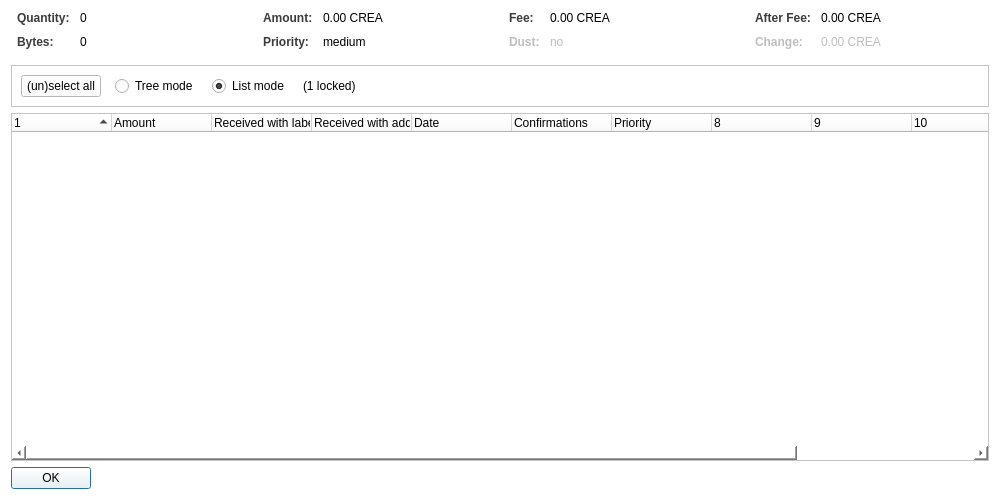
<?xml version="1.0" encoding="UTF-8"?>
<ui version="4.0">
 <class>CoinControlDialog</class>
 <widget class="QDialog" name="CoinControlDialog">
  <property name="geometry">
   <rect>
    <x>0</x>
    <y>0</y>
    <width>1000</width>
    <height>500</height>
   </rect>
  </property>
  <property name="windowTitle">
   <string>Coin Selection</string>
  </property>
  <property name="styleSheet">
   <string notr="true">background-color: rgb(255, 255, 255);</string>
  </property>
  <layout class="QVBoxLayout" name="verticalLayout">
   <item>
    <layout class="QHBoxLayout" name="horizontalLayoutTop" stretch="0,0,0,0">
     <property name="topMargin">
      <number>0</number>
     </property>
     <property name="bottomMargin">
      <number>10</number>
     </property>
     <item>
      <layout class="QFormLayout" name="formLayoutCoinControl1">
       <property name="horizontalSpacing">
        <number>10</number>
       </property>
       <property name="verticalSpacing">
        <number>10</number>
       </property>
       <property name="leftMargin">
        <number>6</number>
       </property>
       <property name="rightMargin">
        <number>6</number>
       </property>
       <item row="0" column="0">
        <widget class="QLabel" name="labelCoinControlQuantityText">
         <property name="font">
          <font>
           <weight>75</weight>
           <bold>true</bold>
          </font>
         </property>
         <property name="styleSheet">
          <string notr="true">color: rgb(59, 59, 60);</string>
         </property>
         <property name="text">
          <string>Quantity:</string>
         </property>
        </widget>
       </item>
       <item row="0" column="1">
        <widget class="QLabel" name="labelCoinControlQuantity">
         <property name="cursor">
          <cursorShape>IBeamCursor</cursorShape>
         </property>
         <property name="contextMenuPolicy">
          <enum>Qt::ActionsContextMenu</enum>
         </property>
         <property name="text">
          <string notr="true">0</string>
         </property>
         <property name="textInteractionFlags">
          <set>Qt::LinksAccessibleByMouse|Qt::TextSelectableByKeyboard|Qt::TextSelectableByMouse</set>
         </property>
        </widget>
       </item>
       <item row="1" column="0">
        <widget class="QLabel" name="labelCoinControlBytesText">
         <property name="font">
          <font>
           <weight>75</weight>
           <bold>true</bold>
          </font>
         </property>
         <property name="styleSheet">
          <string notr="true">color: rgb(59, 59, 60);</string>
         </property>
         <property name="text">
          <string>Bytes:</string>
         </property>
        </widget>
       </item>
       <item row="1" column="1">
        <widget class="QLabel" name="labelCoinControlBytes">
         <property name="cursor">
          <cursorShape>IBeamCursor</cursorShape>
         </property>
         <property name="contextMenuPolicy">
          <enum>Qt::ActionsContextMenu</enum>
         </property>
         <property name="text">
          <string notr="true">0</string>
         </property>
         <property name="textInteractionFlags">
          <set>Qt::LinksAccessibleByMouse|Qt::TextSelectableByKeyboard|Qt::TextSelectableByMouse</set>
         </property>
        </widget>
       </item>
      </layout>
     </item>
     <item>
      <layout class="QFormLayout" name="formLayoutCoinControl2">
       <property name="horizontalSpacing">
        <number>10</number>
       </property>
       <property name="verticalSpacing">
        <number>10</number>
       </property>
       <property name="leftMargin">
        <number>6</number>
       </property>
       <property name="rightMargin">
        <number>6</number>
       </property>
       <item row="0" column="0">
        <widget class="QLabel" name="labelCoinControlAmountText">
         <property name="font">
          <font>
           <weight>75</weight>
           <bold>true</bold>
          </font>
         </property>
         <property name="styleSheet">
          <string notr="true">color:rgb(59, 59, 60)</string>
         </property>
         <property name="text">
          <string>Amount:</string>
         </property>
        </widget>
       </item>
       <item row="0" column="1">
        <widget class="QLabel" name="labelCoinControlAmount">
         <property name="cursor">
          <cursorShape>IBeamCursor</cursorShape>
         </property>
         <property name="contextMenuPolicy">
          <enum>Qt::ActionsContextMenu</enum>
         </property>
         <property name="text">
          <string notr="true">0.00 CREA</string>
         </property>
         <property name="textInteractionFlags">
          <set>Qt::LinksAccessibleByMouse|Qt::TextSelectableByKeyboard|Qt::TextSelectableByMouse</set>
         </property>
        </widget>
       </item>
       <item row="1" column="0">
        <widget class="QLabel" name="labelCoinControlPriorityText">
         <property name="font">
          <font>
           <weight>75</weight>
           <bold>true</bold>
          </font>
         </property>
         <property name="styleSheet">
          <string notr="true">color: rgb(59, 59, 60);</string>
         </property>
         <property name="text">
          <string>Priority:</string>
         </property>
        </widget>
       </item>
       <item row="1" column="1">
        <widget class="QLabel" name="labelCoinControlPriority">
         <property name="cursor">
          <cursorShape>IBeamCursor</cursorShape>
         </property>
         <property name="contextMenuPolicy">
          <enum>Qt::ActionsContextMenu</enum>
         </property>
         <property name="text">
          <string notr="true">medium</string>
         </property>
         <property name="textInteractionFlags">
          <set>Qt::LinksAccessibleByMouse|Qt::TextSelectableByKeyboard|Qt::TextSelectableByMouse</set>
         </property>
        </widget>
       </item>
      </layout>
     </item>
     <item>
      <layout class="QFormLayout" name="formLayoutCoinControl3">
       <property name="horizontalSpacing">
        <number>10</number>
       </property>
       <property name="verticalSpacing">
        <number>10</number>
       </property>
       <property name="leftMargin">
        <number>6</number>
       </property>
       <property name="rightMargin">
        <number>6</number>
       </property>
       <item row="0" column="0">
        <widget class="QLabel" name="labelCoinControlFeeText">
         <property name="font">
          <font>
           <weight>75</weight>
           <bold>true</bold>
          </font>
         </property>
         <property name="styleSheet">
          <string notr="true">color: rgb(59, 59, 60);</string>
         </property>
         <property name="text">
          <string>Fee:</string>
         </property>
        </widget>
       </item>
       <item row="0" column="1">
        <widget class="QLabel" name="labelCoinControlFee">
         <property name="cursor">
          <cursorShape>IBeamCursor</cursorShape>
         </property>
         <property name="contextMenuPolicy">
          <enum>Qt::ActionsContextMenu</enum>
         </property>
         <property name="text">
          <string notr="true">0.00 CREA</string>
         </property>
         <property name="textInteractionFlags">
          <set>Qt::LinksAccessibleByMouse|Qt::TextSelectableByKeyboard|Qt::TextSelectableByMouse</set>
         </property>
        </widget>
       </item>
       <item row="1" column="0">
        <widget class="QLabel" name="labelCoinControlLowOutputText">
         <property name="enabled">
          <bool>false</bool>
         </property>
         <property name="font">
          <font>
           <weight>75</weight>
           <bold>true</bold>
          </font>
         </property>
         <property name="text">
          <string>Dust:</string>
         </property>
        </widget>
       </item>
       <item row="1" column="1">
        <widget class="QLabel" name="labelCoinControlLowOutput">
         <property name="enabled">
          <bool>false</bool>
         </property>
         <property name="cursor">
          <cursorShape>IBeamCursor</cursorShape>
         </property>
         <property name="contextMenuPolicy">
          <enum>Qt::ActionsContextMenu</enum>
         </property>
         <property name="text">
          <string notr="true">no</string>
         </property>
         <property name="textInteractionFlags">
          <set>Qt::LinksAccessibleByMouse|Qt::TextSelectableByKeyboard|Qt::TextSelectableByMouse</set>
         </property>
        </widget>
       </item>
      </layout>
     </item>
     <item>
      <layout class="QFormLayout" name="formLayoutCoinControl4">
       <property name="horizontalSpacing">
        <number>10</number>
       </property>
       <property name="verticalSpacing">
        <number>10</number>
       </property>
       <property name="leftMargin">
        <number>6</number>
       </property>
       <property name="rightMargin">
        <number>6</number>
       </property>
       <item row="0" column="0">
        <widget class="QLabel" name="labelCoinControlAfterFeeText">
         <property name="font">
          <font>
           <weight>75</weight>
           <bold>true</bold>
          </font>
         </property>
         <property name="styleSheet">
          <string notr="true">color: rgb(59, 59, 60);</string>
         </property>
         <property name="text">
          <string>After Fee:</string>
         </property>
        </widget>
       </item>
       <item row="0" column="1">
        <widget class="QLabel" name="labelCoinControlAfterFee">
         <property name="cursor">
          <cursorShape>IBeamCursor</cursorShape>
         </property>
         <property name="contextMenuPolicy">
          <enum>Qt::ActionsContextMenu</enum>
         </property>
         <property name="text">
          <string notr="true">0.00 CREA</string>
         </property>
         <property name="textInteractionFlags">
          <set>Qt::LinksAccessibleByMouse|Qt::TextSelectableByKeyboard|Qt::TextSelectableByMouse</set>
         </property>
        </widget>
       </item>
       <item row="1" column="0">
        <widget class="QLabel" name="labelCoinControlChangeText">
         <property name="enabled">
          <bool>false</bool>
         </property>
         <property name="font">
          <font>
           <weight>75</weight>
           <bold>true</bold>
          </font>
         </property>
         <property name="text">
          <string>Change:</string>
         </property>
        </widget>
       </item>
       <item row="1" column="1">
        <widget class="QLabel" name="labelCoinControlChange">
         <property name="enabled">
          <bool>false</bool>
         </property>
         <property name="cursor">
          <cursorShape>IBeamCursor</cursorShape>
         </property>
         <property name="contextMenuPolicy">
          <enum>Qt::ActionsContextMenu</enum>
         </property>
         <property name="text">
          <string notr="true">0.00 CREA</string>
         </property>
         <property name="textInteractionFlags">
          <set>Qt::LinksAccessibleByMouse|Qt::TextSelectableByKeyboard|Qt::TextSelectableByMouse</set>
         </property>
        </widget>
       </item>
      </layout>
     </item>
    </layout>
   </item>
   <item>
    <widget class="QFrame" name="frame">
     <property name="minimumSize">
      <size>
       <width>0</width>
       <height>40</height>
      </size>
     </property>
     <property name="frameShape">
      <enum>QFrame::StyledPanel</enum>
     </property>
     <property name="frameShadow">
      <enum>QFrame::Sunken</enum>
     </property>
     <layout class="QHBoxLayout" name="horizontalLayout">
      <item>
       <layout class="QHBoxLayout" name="horizontalLayoutPanel" stretch="0,0,0,0,0">
        <property name="spacing">
         <number>14</number>
        </property>
        <item>
         <widget class="QPushButton" name="pushButtonSelectAll">
          <property name="sizePolicy">
           <sizepolicy hsizetype="Maximum" vsizetype="Fixed">
            <horstretch>0</horstretch>
            <verstretch>0</verstretch>
           </sizepolicy>
          </property>
          <property name="text">
           <string>(un)select all</string>
          </property>
          <property name="autoDefault">
           <bool>false</bool>
          </property>
         </widget>
        </item>
        <item>
         <widget class="QRadioButton" name="radioTreeMode">
          <property name="sizePolicy">
           <sizepolicy hsizetype="Maximum" vsizetype="Fixed">
            <horstretch>0</horstretch>
            <verstretch>0</verstretch>
           </sizepolicy>
          </property>
          <property name="text">
           <string>Tree mode</string>
          </property>
         </widget>
        </item>
        <item>
         <widget class="QRadioButton" name="radioListMode">
          <property name="sizePolicy">
           <sizepolicy hsizetype="Maximum" vsizetype="Fixed">
            <horstretch>0</horstretch>
            <verstretch>0</verstretch>
           </sizepolicy>
          </property>
          <property name="text">
           <string>List mode</string>
          </property>
          <property name="checked">
           <bool>true</bool>
          </property>
         </widget>
        </item>
        <item>
         <widget class="QLabel" name="labelLocked">
          <property name="text">
           <string notr="true">(1 locked)</string>
          </property>
         </widget>
        </item>
        <item>
         <spacer name="horizontalSpacer">
          <property name="orientation">
           <enum>Qt::Horizontal</enum>
          </property>
          <property name="sizeHint" stdset="0">
           <size>
            <width>40</width>
            <height>20</height>
           </size>
          </property>
         </spacer>
        </item>
       </layout>
      </item>
     </layout>
    </widget>
   </item>
   <item>
    <widget class="CoinControlTreeWidget" name="treeWidget">
     <property name="contextMenuPolicy">
      <enum>Qt::CustomContextMenu</enum>
     </property>
     <property name="sortingEnabled">
      <bool>false</bool>
     </property>
     <property name="columnCount">
      <number>12</number>
     </property>
     <attribute name="headerShowSortIndicator" stdset="0">
      <bool>true</bool>
     </attribute>
     <attribute name="headerStretchLastSection">
      <bool>false</bool>
     </attribute>
     <column>
      <property name="text">
       <string/>
      </property>
     </column>
     <column>
      <property name="text">
       <string>Amount</string>
      </property>
     </column>
     <column>
      <property name="text">
       <string>Received with label</string>
      </property>
     </column>
     <column>
      <property name="text">
       <string>Received with address</string>
      </property>
     </column>
     <column>
      <property name="text">
       <string>Date</string>
      </property>
     </column>
     <column>
      <property name="text">
       <string>Confirmations</string>
      </property>
      <property name="toolTip">
       <string>Confirmed</string>
      </property>
     </column>
     <column>
      <property name="text">
       <string>Priority</string>
      </property>
     </column>
     <column>
      <property name="text">
       <string/>
      </property>
     </column>
     <column>
      <property name="text">
       <string/>
      </property>
     </column>
     <column>
      <property name="text">
       <string/>
      </property>
     </column>
     <column>
      <property name="text">
       <string/>
      </property>
     </column>
     <column>
      <property name="text">
       <string/>
      </property>
     </column>
    </widget>
   </item>
   <item>
    <widget class="QDialogButtonBox" name="buttonBox">
     <property name="sizePolicy">
      <sizepolicy hsizetype="Maximum" vsizetype="Fixed">
       <horstretch>0</horstretch>
       <verstretch>0</verstretch>
      </sizepolicy>
     </property>
     <property name="orientation">
      <enum>Qt::Horizontal</enum>
     </property>
     <property name="standardButtons">
      <set>QDialogButtonBox::Ok</set>
     </property>
    </widget>
   </item>
  </layout>
 </widget>
 <customwidgets>
  <customwidget>
   <class>CoinControlTreeWidget</class>
   <extends>QTreeWidget</extends>
   <header>coincontroltreewidget.h</header>
  </customwidget>
 </customwidgets>
 <resources/>
 <connections/>
</ui>
